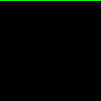

Recreate this plot in Python.
""" Challenge: Make flat horizontal line on top of image. """

import sys
from PIL import Image, ImageDraw

# Setup
img_width = 101
img_height = 101
img = Image.new("RGB", (img_width, img_height))
img1 = ImageDraw.Draw(img)

# Draw
for x in range(101):
    # If we set y=0, we get a horizontal line on the top
    img1.point((x, 0), fill='lime')

# Saves the picture
img_path = sys.argv[0].split('.')[0]+'.png'
img.save(img_path)
print(f'Saved {img_path}')
img.show()
